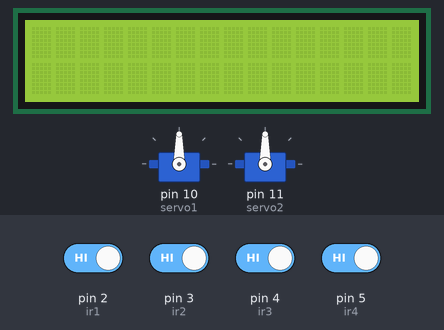
A sketch run on a simulated Arduino Uno, built with avr-gcc and run on an emulated ATmega328P. On the bench: 16×2 character LCD, 2 × servo. Inputs (shaded band) come from the test bench; at power-on: pin 2 (ir1), pin 3 (ir2), pin 4 (ir3), pin 5 (ir4) HIGH. What the sketch prints to the serial monitor is not drawn.

Above: at 1.2 s.
1.3 s: pin 2 (ir1) driven LOW
At 3.9 s:
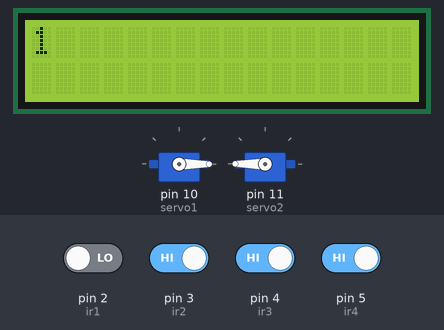
4.3 s: pin 4 (ir3) driven LOW
At 5.5 s:
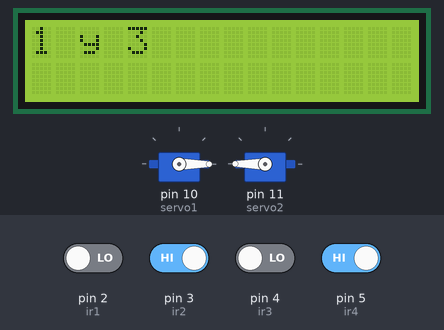
6.0 s: pin 2 (ir1) driven HIGH
At 6.9 s:
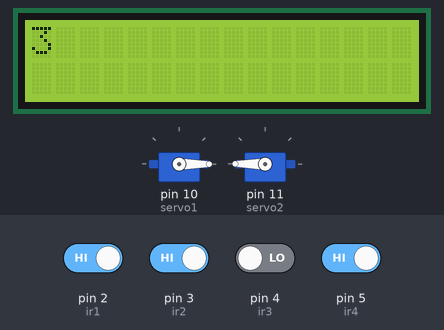
9.0 s: pin 3 (ir2) driven LOW
At 11.2 s:
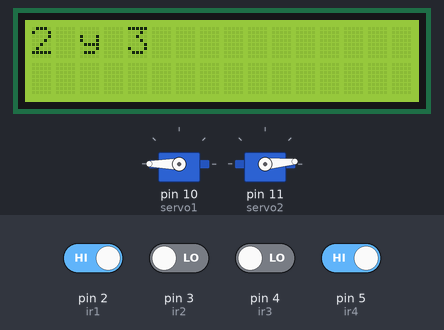
12.0 s: pin 5 (ir4) driven LOW
At 14.7 s:
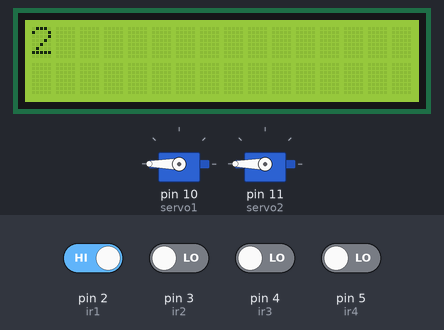
15.0 s: pin 2 (ir1) driven LOW
At 16.0 s:
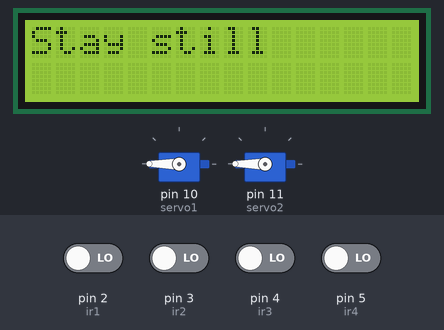
Timing chart, 0 to 18.0 s (numbered marks = the images above; inputs shaded):
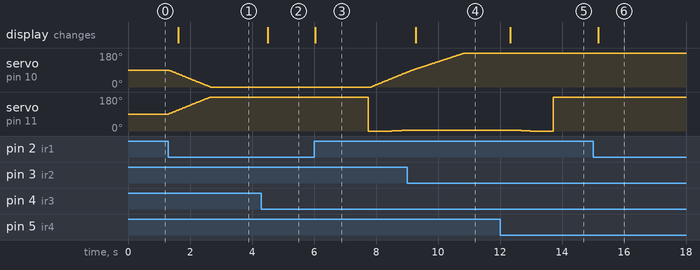

Measured:
- after the input at 1.3 s, servo on pin 10 (servo1): moves from 90° to 0° over 1.4 s, starting at once; servo on pin 11 (servo2): moves from 90° to 180° over 1.4 s, starting at once; the display: changes after 0.32 s (image 1)
- after the input at 4.3 s, the display: changes after 0.20 s (image 2)
- after the input at 6.0 s, servo on pin 10 (servo1): moves from 0° to 78° over 1.1 s, starting after 1.8 s; the display: changes at once (image 3)
- after the input at 9.0 s, servo on pin 11 (servo2): goes on until 9.1 s, then stays 5°; the display: changes after 0.28 s (image 4)
- after the input at 12.0 s, servo on pin 11 (servo2): 5° → 4° after 0.36 s, → 3° 0.15 s later, → 2° 0.18 s later, → 1° 0.15 s later, … (6 changes in this stretch); the display: changes after 0.33 s (image 5)
- after the input at 15.0 s, servo on pin 10 (servo1): stops changing and stays 180°; servo on pin 11 (servo2): stays 180° (without the input it goes to 178° after 3.6 s); the display: changes after 0.17 s (image 6)

The sketch:

MONOGRAFIA_1.5.ino
```cpp
#include <Servo.h>
#include <Wire.h>
#include <LiquidCrystal_I2C.h>

LiquidCrystal_I2C lcd(0x3F, 2, 1, 0, 4, 5, 6, 7, 3, POSITIVE);

//Declare servo objects
Servo servo1;
Servo servo2;

//Set Analog IR input pin #s
int ir1 = 2;
int ir2 = 3;
int ir3 = 4;
int ir4 = 5;


//Important variables used along the code
int deg = 20;
int pos1 = 90;
int pos2 = 90;
int smooth = 10;
//Consider including an LCD display to tweak the settings and or mute functions such as axis and things


void setup() {
  // initialize serial communication at 9600 bits per second:
  Serial.begin(9600);

   lcd.begin(16, 2);

  //Attach servos to pins 11 and 10
   servo1.attach(10);
   servo2.attach(11);

  // make the IR pin an input:
  pinMode(ir1, INPUT);
  pinMode(ir2, INPUT);
  pinMode(ir3, INPUT);
  pinMode(ir4, INPUT);

  //Set servos to center (90) postition
  servo1.write(90);
  servo2.write(90);


}


void loop() {
  // read the input pin:
  int ir1state = digitalRead(ir1);
  int ir2state = digitalRead(ir2);
  int ir3state = digitalRead(ir3);
  int ir4state = digitalRead(ir4);


    //Do nothing
       if(ir1state==0 && ir3state==0 && ir4state==0 && ir2state==0){
        lcd.clear();
        lcd.setCursor(0,0);
        lcd.print("Stay still");
      //UP

    //DOWN
     }else if(ir1state==0 && ir3state==0 && ir4state==1 && ir2state==1){
        for(int x = 0; x <=deg; x++){
          pos2++;
          servo2.write(pos2);
          delay(smooth);

        lcd.clear();
        lcd.setCursor(0,0);
        lcd.print("1 y 3");
      }

      //UP
    }else if(ir4state==0 && ir2state==0 && ir1state==1 && ir3state==1){
        for(int x = 0; x <=deg; x++){
          pos2--;
          servo2.write(pos2);
          delay(smooth);

        lcd.clear();
        lcd.setCursor(0,0);
        lcd.print("4 y 2");
      }

      //RIGHT
    }else if(ir1state==0 && ir4state==0 && ir3state==1 && ir2state==1){
        for(int x = 0; x <=deg; x++){
          pos1--;
          servo1.write(pos1);
          delay(smooth);

        lcd.clear();
        lcd.setCursor(0,0);
        lcd.print("1 y 4");
      }

      //LEFT
    }else if(ir3state==0 && ir2state==0 && ir1state==1 && ir4state==1){
        for(int x = 0; x <=deg; x++){
          pos1++;
          servo1.write(pos1);
          delay(smooth);

        lcd.clear();
        lcd.setCursor(0,0);
        lcd.print("2 y 3");
      }


    }else if(ir1state==0){
        for(int x = 0; x <=deg; x++){
        pos2++;
        servo2.write(pos2);

        pos1--;
        servo1.write(pos1);
        delay(smooth);

        lcd.clear();
        lcd.setCursor(0,0);
        lcd.print("1");

      }
    }else if(ir2state==0){
        for(int x = 0; x <=deg; x++){
        pos2--;
        servo2.write(pos2);

        pos1++;
        servo1.write(pos1);
        delay(smooth);

        lcd.clear();
        lcd.setCursor(0,0);
        lcd.print("2");
      }
    }else if(ir3state==0){
        for(int x = 0; x <=deg; x++){
        pos2++;
        servo2.write(pos2);

        pos1++;
        servo1.write(pos1);
        delay(smooth);

        lcd.clear();
        lcd.setCursor(0,0);
        lcd.print("3");
      }
    }else if(ir4state==0){
        for(int x = 0; x <=deg; x++){
        pos2--;
        servo2.write(pos2);

        pos1--;
        servo1.write(pos1);
        delay(smooth);

        lcd.clear();
        lcd.setCursor(0,0);
        lcd.print("4");
      }
    }

  //The general idea is to nest IF statements on each other, remember the default position for the IR reciever is a 1, you can declare this as a simple logical proposal
  //Tweak the delay to achieve smooth sailing


  // print out the state of the IR sensors for Multiple plotting in the serial monitor:
  Serial.print(ir1state);
    Serial.print(" ");
  Serial.print(ir2state);
    Serial.print(" ");
  Serial.print(ir3state);
    Serial.print(" ");
  Serial.println(ir4state);
  delay(1);        // delay in between reads for stability
}
```
